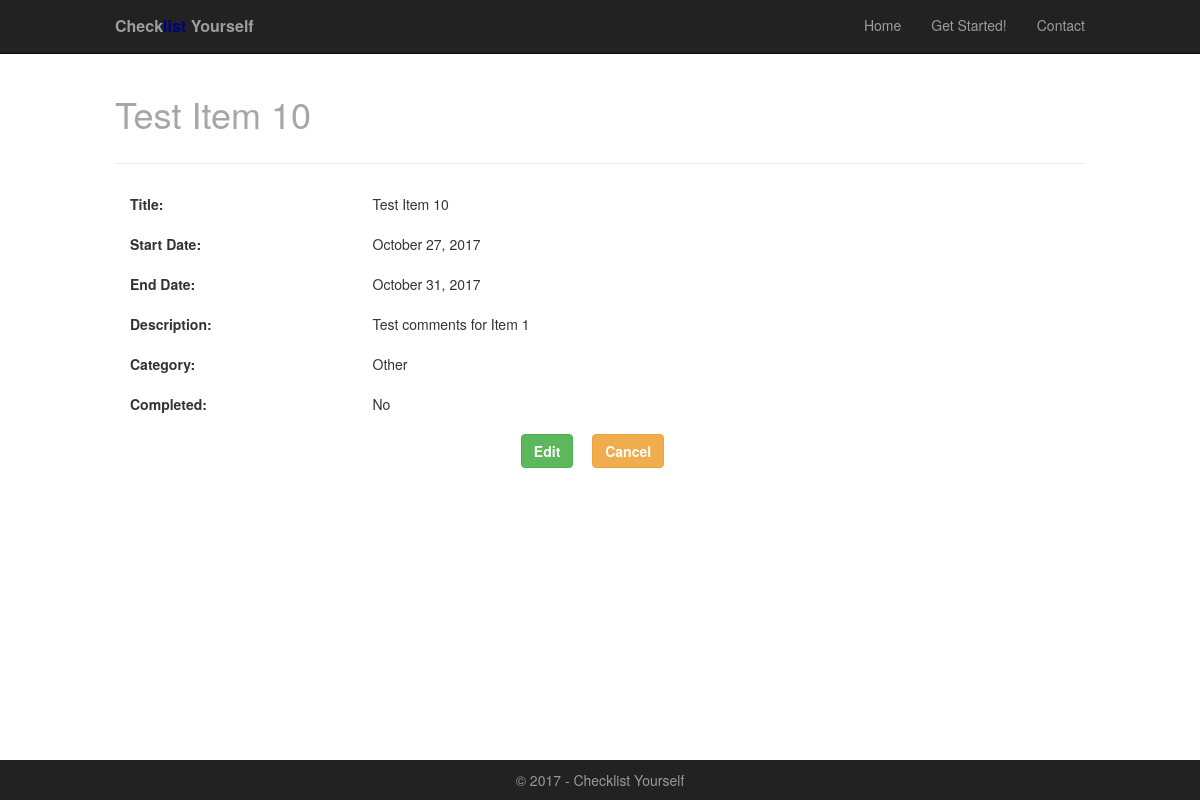
/checklist/1/, run on an earlier commit of the app's database.
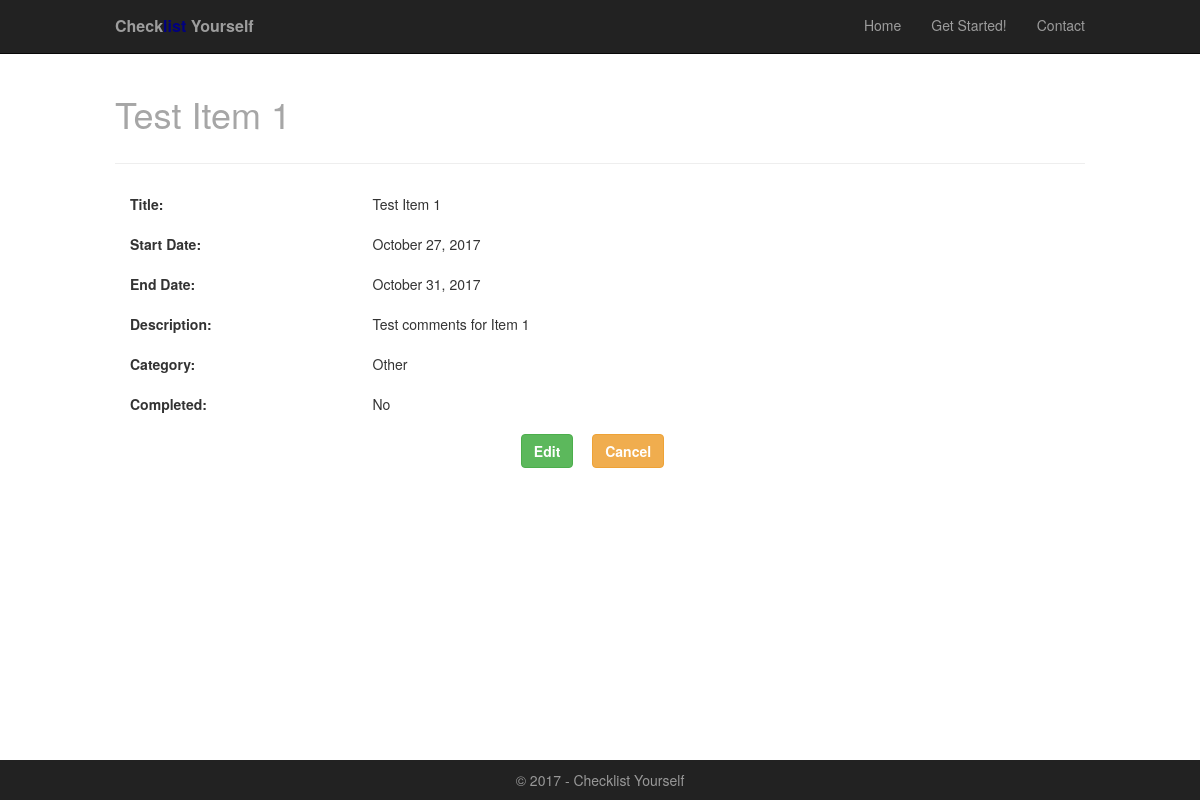
And on a later commit of the database.
### checklist/models.py (models this page shows, shortened)
class Checklist(models.Model):
    date_created = models.DateTimeField(auto_now_add=True)
    title = models.CharField(max_length=255)
    start_date = models.DateField(null=True, blank=True)
    end_date = models.DateField(null=True, blank=True)
    description = models.TextField(null=True, blank=True)
    category = models.ForeignKey(Category)
    completed = models.BooleanField(default=False)

class Category(models.Model):
    type = models.CharField(max_length=255)
    def __str__(self):
        return self.type

### checklist/views.py (the view)
# urls.py: url(r'^(?P<pk>\d+)/$', views.ChecklistDetailView.as_view(), name='detail'),
class ChecklistDetailView(DetailView):
    model = Checklist

### checklist/templates/checklist/checklist_detail.html (shortened to what this page needs)
{% extends 'layout.html' %}
{% load static from staticfiles %}
{% block css %}
<link rel="stylesheet" type="text/css" href="{% static 'css/form_style.css' %}" />
{% endblock %}
{% block content %}
<div class="container form-page">
	<div class='page-header'>
		<h1 class="hide-mobile"><span class="edit-item">{{ checklist.title }}</span></h1>
	</div>
    <div class="form-input">
        <div class="fieldWrapper row">
            <div class="col-xs-12 col-sm-3"><strong>Title:</strong></div>
            <div class="col-xs-12 col-sm-9">{{ checklist.title }}</div>
        </div>
        <div class="fieldWrapper row">
            <div class="col-xs-12 col-sm-3"><strong>Start Date:</strong></div>
            {% if checklist.start_date %}
                <div class="col-xs-12 col-sm-9">{{ checklist.start_date|date:'F j, Y' }}</div>
            {% else %}
                <div class="col-xs-12 col-sm-9">{{ checklist.start_date }}</div>
            {% endif %}
        </div>
        <div class="fieldWrapper row">
            <div class="col-xs-12 col-sm-3"><strong>End Date:</strong></div>
            {% if checklist.end_date %}
                <div class="col-xs-12 col-sm-9">{{ checklist.end_date|date:'F j, Y' }}</div>
            {% else %}
                <div class="col-xs-12 col-sm-9">{{ checklist.end_date }}</div>
            {% endif %}
        </div>
        <div class="fieldWrapper row">
            <div class="col-xs-12 col-sm-3"><strong>Description:</strong></div>
            <div class="col-xs-12 col-sm-9">{{ checklist.description }}</div>
        </div>
        {% if checklist.category %}
        <div class="fieldWrapper row">
            <div class="col-xs-12 col-sm-3"><strong>Category:</strong></div>
            <div class="col-xs-12 col-sm-9">{{ checklist.category }}</div>
        </div>
        {% endif %}
        <div class="fieldWrapper row">
            <div class="col-xs-12 col-sm-3"><strong>Completed:</strong></div>
            <div class="col-xs-12 col-sm-9">{% if checklist.completed %}Yes{% else %}No{% endif %}</div>
        </div>
	</div>
	<div class='text-center'>
		<div class='btn-grp'>
			<div class="btn btn-success"><a class="btn-add" href="{% url 'checklist:update' pk=checklist.pk %}">Edit</a></div>
			<div class="btn btn-warning"><a class="btn-add" href="\checklist">Cancel</a></div>
		</div>
	</div>
</div>
{% endblock %}

What changed in the data, as far as the page shows it:
changed Checklist "Test comments for Item 1": title "Test Item 10" → "Test Item 1"
